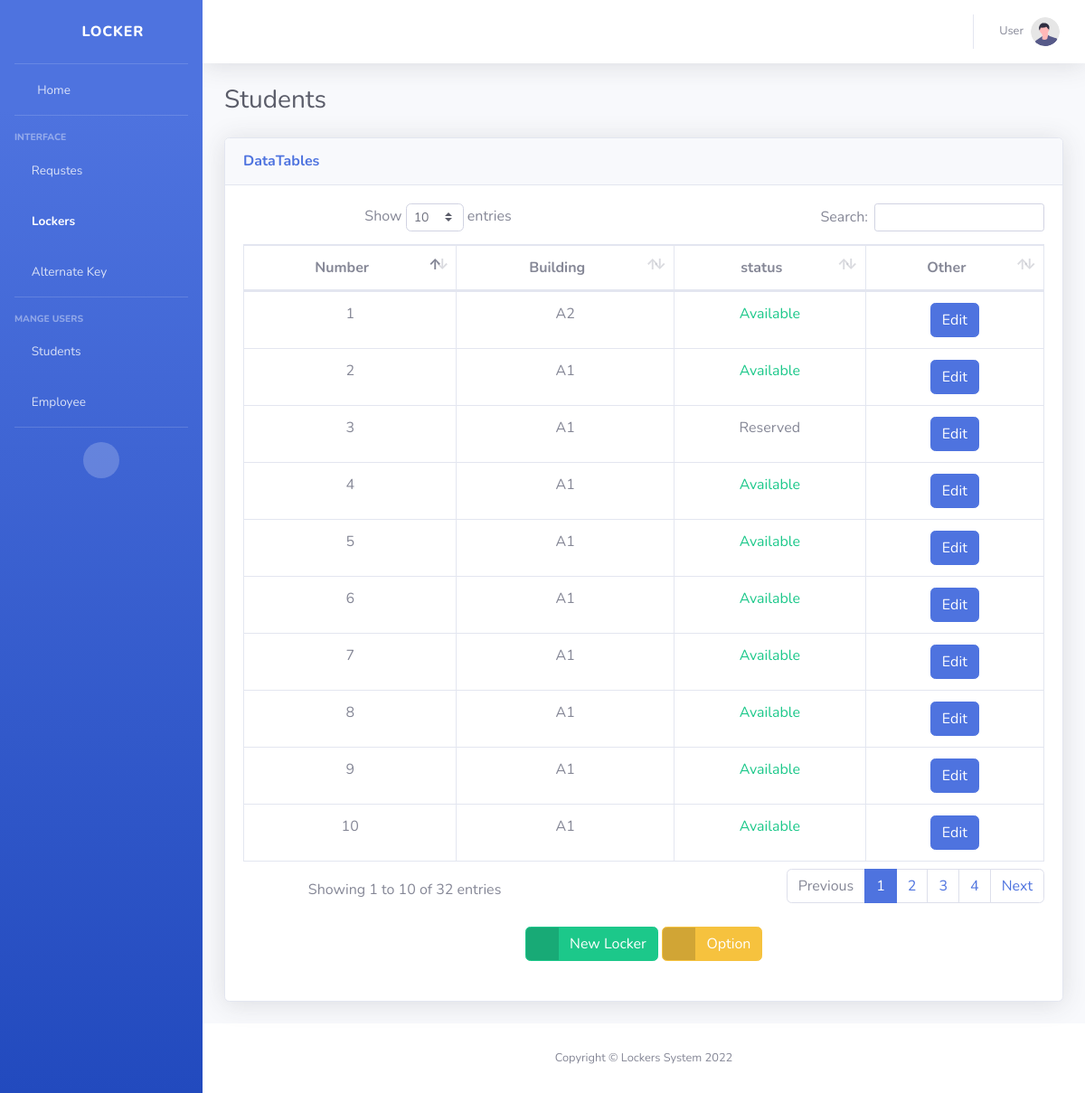
/app/dashboard/locker.php (signed in), run on an earlier commit of the app's database.
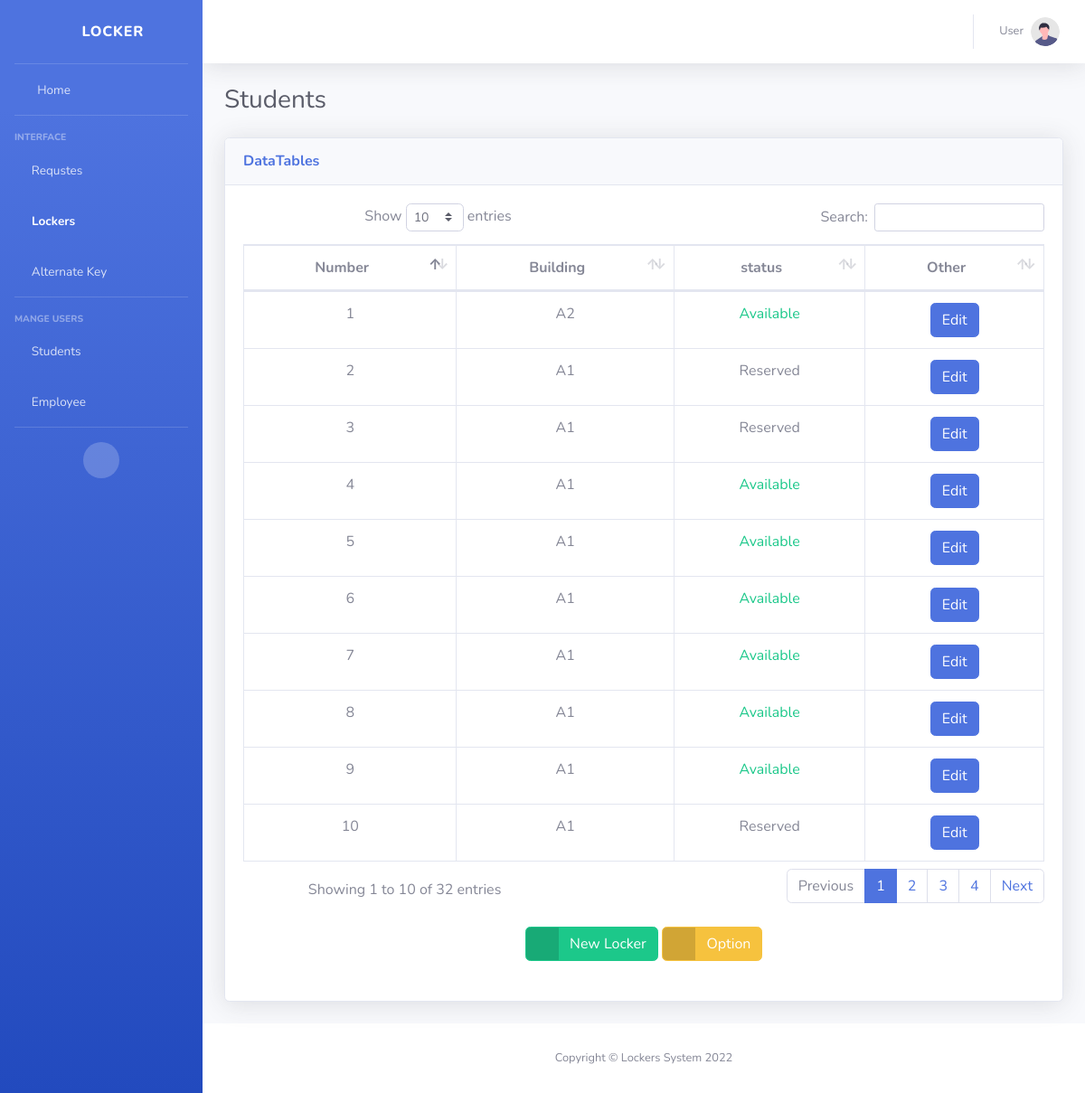
And on a later commit of the database.
### tables this page shows
CREATE TABLE `lockers` (
  `id` int(11) NOT NULL,
  `locker_number` varchar(12) NOT NULL,
  `building` varchar(225) NOT NULL,
  `status` int(11) NOT NULL
);

### app/dashboard/locker.php (the view, shortened to what this page needs)
<?php
include "../inc/conf.php";
function status($arg){
    if($arg == 1){
        return  "<span class='text-success'>Available</span>";
    }else{
        return "<span class='text-secondary'>Reserved</span>";
    }
}
$lockers = $conn->query("SELECT * FROM `lockers`")->fetchAll();
?>
<!DOCTYPE html>
<html lang="en">
<head>
    <link href="vendor/fontawesome-free/css/all.min.css" rel="stylesheet" type="text/css">
    <link href="css/sb-admin-2.min.css" rel="stylesheet">
    <link href="vendor/datatables/dataTables.bootstrap4.min.css" rel="stylesheet">
    <link rel="stylesheet" href="css/radio.css">
</head>
<body id="page-top">
    <div id="wrapper">
        <?php include "header.php" ?>
        <div id="content-wrapper" class="d-flex flex-column">
            <div id="content">
                <nav class="navbar navbar-expand navbar-light bg-white topbar mb-4 static-top shadow">
                    <ul class="navbar-nav ml-auto">
                        <li class="nav-item dropdown no-arrow">
                            <a class="nav-link dropdown-toggle" href="#" id="userDropdown" role="button"
                                data-toggle="dropdown" aria-haspopup="true" aria-expanded="false">
                                <span class="mr-2 d-none d-lg-inline text-gray-600 small">User</span>
                                <img class="img-profile rounded-circle"
                                    src="img/undraw_profile.svg">
                            </a>
                        </li>
                    </ul>
                </nav>
                <div class="container-fluid">
                    <div class="d-sm-flex align-items-center justify-content-between mb-4">
                        <h1 class="h3 mb-0 text-gray-800">Students</h1>
                    </div>
            <div class="card shadow mb-4">
            <div class="card-header py-3">
              <h6 class="m-0 font-weight-bold text-primary">DataTables</h6>
            </div>
            <div class="card-body">
              <div class="table-responsive text-center" >
                <table class="table table-bordered" id="dataTable" width="100%" cellspacing="0">
                  <thead>
                    <tr>
                      <th>Number</th>
                      <th>Building</th>
                      <th>status</th>
                      <th>Other</th>
                    </tr>
                  </thead>
                  <tbody>
                      <?php foreach($lockers as $val): ?>
                    <tr>
                      <td><?=$val['locker_number']?></td>
                      <td><?=$val['building']?></td>
                      <td><?=status($val['status'])?></td>
                      <td><a href="#" class="btn btn-primary" data-toggle="modal" data-target="#exampleModal<?=$val['id']?>">Edit</a></td>
                    </tr>
                    <?php  endforeach; ?>
                  </tbody>
                </table>
              </div>
              <div class="text-center p-4">
                  <a href="#" class="btn btn-success btn-icon-split" data-toggle="modal" data-target="#ModalAdd">
                                        <span class="icon text-white-50">
                                            <i class="fas fa-plus"></i>
                                        </span>
                                        <span class="text">New Locker</span>
                                    </a>
                  <a href="#" class="btn btn-warning btn-icon-split" data-toggle="modal" data-target="#ModalOps">
                                        <span class="icon text-white-50">
                                            <i class="fas fa-cog"></i>
                                        </span>
                                        <span class="text">Option</span>
                                    </a>
              </div>
            </div>
          </div>
                </div>
            </div>
            <footer class="sticky-footer bg-white">
                <div class="container my-auto">
                    <div class="copyright text-center my-auto">
                        <span>Copyright &copy; Lockers System 2022</span>
                    </div>
                </div>
            </footer>
        </div>
    </div>
</body>
</html>

What changed in the data, as far as the page shows it:
changed lockers (number 2 of 10 on the later page): status "Available" → "Reserved"
changed lockers (number 10 of 10 on the later page): status "Available" → "Reserved"
